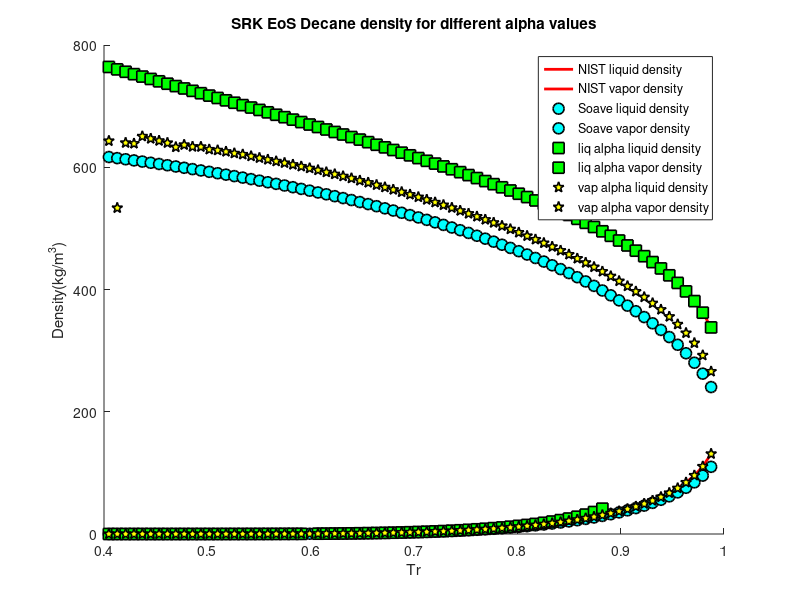

Reproduce this figure in MATLAB.
load density_decane_sat_data1.mat;
Tc = 617.7;
Tr = T/Tc;
Tr1 = T1/Tc;
hold on 
plot(Tr,NIST_denisty_liq,'r','LineWidth',2);
plot(Tr,NIST_denisty_vap,'r','LineWidth',2);
plot(Tr,Soave_denisty_liq,'o','MarkerSize',8,'MarkerFaceColor','c','MarkerEdgeColor','k','LineWidth',1.2);
plot(Tr,Soave_denisty_vap,'o','MarkerSize',8,'MarkerFaceColor','c','MarkerEdgeColor','k','LineWidth',1.2);
plot(Tr,liq_alpha_denisty_liq,'s','MarkerSize',8,'MarkerFaceColor','g','MarkerEdgeColor','k','LineWidth',1.2);
plot(Tr1,liq_alpha_denisty_vap,'s','MarkerSize',8,'MarkerFaceColor','g','MarkerEdgeColor','k','LineWidth',1.2);
plot(Tr,vap_alpha_denisty_liq,'p','MarkerSize',8,'MarkerFaceColor','y','MarkerEdgeColor','k','LineWidth',1.2);
plot(Tr,vap_alpha_denisty_vap,'p','MarkerSize',8,'MarkerFaceColor','y','MarkerEdgeColor','k','LineWidth',1.2);
xlabel('Tr')
ylabel('Density(kg/m^3)')
title('SRK EoS Decane density for different alpha values')
legend('NIST liquid density','NIST vapor density','Soave liquid density','Soave vapor density','liq alpha liquid density','liq alpha vapor density','vap alpha liquid density','vap alpha vapor density')
